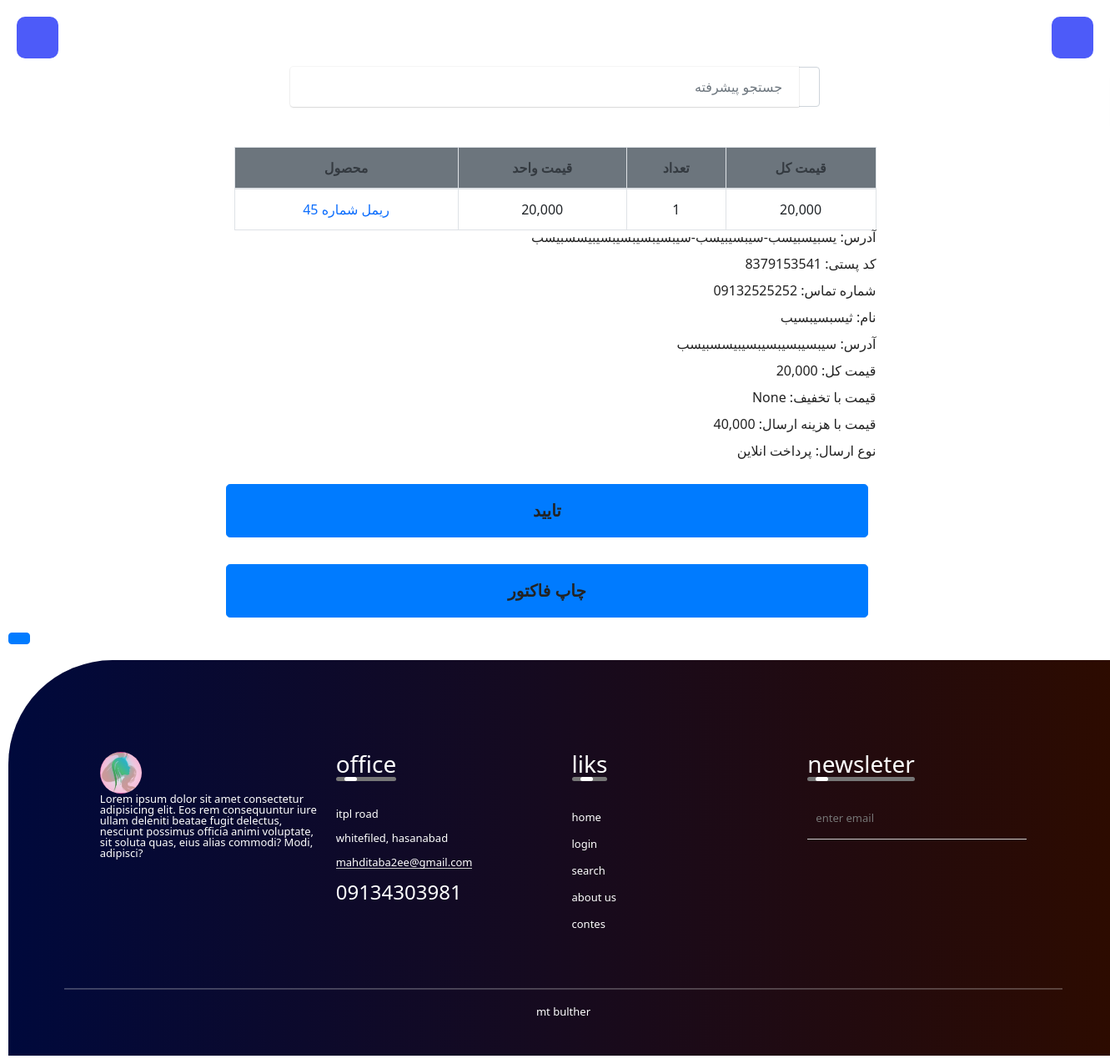
Screenshot of /Orders/orders (signed in) with the database file from the repository.
### Orders/models.py (models this page shows, shortened)
class OrderModel(models.Model):
    user=models.ForeignKey(User,on_delete=models.CASCADE,related_name='order_to_user',null=True,blank=True)
    user_view=models.ForeignKey(User,on_delete=models.CASCADE,related_name='orderview_to_user',null=True,blank=True)
    name = models.CharField(max_length=50,null=True)
    email = models.CharField(max_length=100,null=True)
    address = models.CharField(max_length=500,blank=True)
    phone = models.CharField(max_length=13,blank=True)
    ostan = models.CharField(max_length=20,null=True)
    city = models.CharField(max_length=20,null=True)
    codepsty = models.CharField(max_length=11,null=True)
    view = models.BooleanField(default=False)
    paid = models.BooleanField(default=False)
    created = models.DateTimeField(auto_now_add=True)
    updated = models.DateTimeField(auto_now=True)
    price_all = models.PositiveIntegerField(null=True)
    price_off = models.PositiveIntegerField(null=True)
    price_with_post = models.PositiveBigIntegerField(null=True)
    pay_type = models.CharField(max_length=50,null=True)
    ref_id=models.CharField(max_length=100,null=True)
    class Meta:
        ordering =('view',)

class OrderItemsModel(models.Model):
    order = models.ForeignKey(OrderModel,models.CASCADE,related_name='orderitem_to_order')
    product = models.ForeignKey(ProductModel,models.CASCADE,related_name='orderitem_to_product')
    price = models.IntegerField()
    number = models.IntegerField(default=1)
    view = models.BooleanField(default=False)
    def get_cost(self):
        return int(self.number) * int(self.price)

### Category/models.py (models this page shows, shortened)
class ProductModel(models.Model):
    category = models.ForeignKey(CategoryModel,models.CASCADE,related_name='product_to_category')
    brand = models.ForeignKey(BrandModel,models.CASCADE,related_name='product_to_brand',null=True)
    type = models.ForeignKey(TypeProductModel,models.CASCADE,related_name='product_to_type',null=True,blank=True)
    name = models.CharField(max_length=100)
    full_name = models.CharField(max_length=100)
    des = models.CharField(max_length=500)
    all_price = models.IntegerField()
    off_price = models.PositiveIntegerField(null=True,blank=True)
    color = models.JSONField(default=dict,blank=True,null=True)
    slug = models.SlugField(max_length=200,unique=True,null=True,blank=True)
    created=models.DateTimeField(auto_now_add=True)
    updated=models.DateTimeField(auto_now=True)
    available=models.BooleanField(default=True)
    like = models.ManyToManyField(User,blank=True,related_name='like_product')
    star = models.JSONField(default=dict,blank=True,null=True)
    special = models.BooleanField(default=False)
    like_count = models.IntegerField(default=0)
    def get_absoulut_url(self):
        return reverse('Category:datails',args=(self.category.slug,self.type.slug,self.brand.slug,self.slug))
    class Meta:
        ordering =('-like_count',)

### Orders/views.py (the view, shortened to what this page needs)
# urls.py: path('orders',OrderView.as_view(),name='orders'),
class OrderView(Is_Admin_User_Mixin,View):
    def get(self,request):
        self.orders = OrderModel.objects.filter(view=False)
        search = request.GET.get('search')
        orders = self.orders
        if search:
            orders =self.orders.filter(Q(id__contains=search)|Q(phone__contains=search))
        return render (request,'Orders/Orders.html',{'orders':orders})

### Accounts/authenticated.py (called while the page is built)
    def get_user(self,user_id):
        try:
            return User.objects.get(pk=user_id)
        except User.DoesNotExist:
            return None

### Accounts/models.py (called while the page is built)
    def all_like_me_count(self):
        return self.like_product.all().count()

### Category/context_processors.py (called while the page is built)
def category(request):
    all_like_me_count=0
    buys = []
    if request.session.get('cart') is not None:
            buys = shopping_cart(request)
    if request.user.is_authenticated:
        all_like_me_count = request.user.all_like_me_count()
    cart = Cart(request)
    return {'categories':CategoryModel.objects.all(),'all_like_me_count':all_like_me_count,'len_cart':cart.get_len_cart,'cart':cart,'buys':buys}

### Orders/cart.py (called while the page is built)
    @property
    def get_len_cart(self):
        return len(self.cart.keys())

### utils/utils.py (called while the page is built)
    def test_func(self):
        return  self.request.user.is_authenticated and self.request.user.is_admin

### Orders/templates/Orders/Orders.html (shortened to what this page needs)
{% extends 'base.html' %}
{% load static%}
{% load humanize %}
{% block body %}
 <div class="col-lg-6 col-6 text-right mx-auto" style="position: relative; top: 80px;">
    <form action="" method="GET">
        <div class="input-group">
            <input type="text" class="form-control" name="search" dir="rtl" placeholder="جستجو پیشرفته">
            <div class="input-group-append">
                <button type="submit" class="input-group-text bg-transparent text-primary">
                </button>
            </div>
        </div>
    </form>
</div>
<div class="container-fluid pt-5" style="position: relative; top: 80px;">
    <div class="row px-xl-5">
        {% for order in orders %}
        <div class="col-lg-8 table-responsive mb-5 orders mx-auto" id="tbl{{order.id}}">
            <table class="table table-bordered text-center mb-0" >
                <thead class="bg-secondary text-dark">
                    <tr>
                        <th>محصول</th>
                        <th>قیمت واحد</th>
                        <th>تعداد</th>
                        <th>قیمت کل</th>
                    </tr>
                </thead>
                <tbody class="align-middle">
                    {% for item in order.orderitem_to_order.all %}
                    <tr class="animate__animated animate__fadeInLeft" id="row{{c.product.id}}">
                        <td class="align-middle"><a href="{{item.product.get_absoulut_url}}">{{item.product.full_name}}</a></td>
                        <td class="align-middle">{{item.price|intcomma:False}}</td>
                        <td id="price{{c.product.id}}" class="align-middle">{{item.number}}</td>
                        <td id="price{{c.product.id}}" class="align-middle">{{item.get_cost|intcomma:False}}</td>
                    </tr>
                    {% endfor %}
                </tbody>
            </table>
            <div dir="rtl" class="text-right">
                <p >آدرس: {{order.ostan}}-{{order.city}}-{{order.address}} </p>
                <p >کد پستی: {{order.codepsty}} </p>
                <p >شماره تماس: {{order.phone}} </p>
                <p >نام: {{order.name}} </p>
                <p >آدرس: {{order.address}} </p>
                <p >قیمت کل: {{order.price_all|intcomma:False}} </p>
                <p >قیمت با تخفیف: {{order.price_off|intcomma:False}} </p>
                <p >قیمت با هزینه ارسال: {{order.price_with_post|intcomma:False}} </p>
                {% if order.pay_type == 'pay_home'%}
                     <p > نوع ارسال: تحویل درب منزل </p>
                {% elif order.pay_type == 'pay_person'%}
                <p > نوع ارسال: تحویل در مکان </p>
                {% elif order.pay_type == 'pay_online'%}
                <p > نوع ارسال: پرداخت انلاین   </p>
                {% endif %}
                <a  onclick="order_click(this)" data-id="{{order.id}}" class="btn btn-lg btn-block btn-primary font-weight-bold my-3 py-3">تایید </a>
                <a onclick="printer_order(this)" data-id="{{order.id}}" class="btn btn-lg btn-block btn-primary font-weight-bold my-3 py-3">چاپ فاکتور </a>
            </div>
            <br>
        </div>
        {% endfor %}
    </div>
</div>
<a href="#" class="btn btn-primary back-to-top"></a>
{% endblock %}

### templates/base.html (shortened to what this page needs)
{% load static %}
<!DOCTYPE html>
<html lang="fa">
<head>
  <link rel="stylesheet" href="https://cdn.jsdelivr.net/npm/bootstrap@4.2.1/dist/css/bootstrap.min.css">
  <link rel="stylesheet" href="{%static 'Category/css/assets/bootstrap/css/bootstrap-reboot.min.css'%} ">
  <link rel="stylesheet" href="{%static 'Category/css/assets/theme/css/style.css'%} ">
  <link rel="stylesheet" href="https://cdnjs.cloudflare.com/ajax/libs/animate.css/4.1.1/animate.min.css"/>
    <link rel="stylesheet" href="{%static 'base/css/base.css'%} ">
</head>
<body id="body">
<div class="boody">
{% include 'inc/navbar.html'%}
    {% block body %}
    {% endblock %}
    {% include 'inc/fother.html'%}
</div>
</body>
</html>

### templates/inc/navbar.html (shortened to what this page needs)
{% load static %}
<link rel="stylesheet" href="{% static 'base/css/navbar.css'%}">
<div class="toggle right" id="toggle_right">
</div>
<div class="toggle left" id="toggle_left">
</div>

### templates/inc/fother.html (shortened to what this page needs)
{% load static %}
<link rel="stylesheet" href="{% static 'base/css/fother.css'%}">
<footer>
    <div class="row">
        <div class="col">
            <img src="{% static 'base/images/logo.png'%}" class="logo" alt="">
            <p>Lorem ipsum dolor sit amet consectetur adipisicing elit. Eos rem consequuntur iure ullam deleniti beatae fugit delectus, nesciunt possimus officia animi voluptate, sit soluta quas, eius alias commodi? Modi, adipisci?</p>
        </div>
        <div class="col">
            <h3>office <div class="underline"><span></span></div></h3>
            <p>itpl road</p>
            <p>whitefiled, hasanabad</p>
            <p class="email">mahditaba2ee@gmail.com</p>
            <h4>09134303981</h4>
        </div>
        <div class="col">
            <h3>liks  <div class="underline"><span></span></div></h3>
            <ul>
                <li><a href="#">home</a></li>
                <li><a href="#">login</a></li>
                <li><a href="#">search</a></li>
                <li><a href="#">about us</a></li>
                <li><a href="#">contes</a></li>
            </ul>
        </div>
        <div class="col">
            <h3>newsleter  <div class="underline"><span></span></div></h3>
            <form action="">
                <input type="email" placeholder="enter email" required>
                <button type="submit"></button>
            </form>
            <div class="social-icons">
            </div>
        </div>
    </div>
    <hr>
    <p class="copyright">mt bulther</p>
</footer>

### Category/static/Category/css/assets/theme/css/style.css (style rules this page uses)
body { font-style: normal; line-height: 1.5; font-weight: 400; color: #232323; position: relative; }
button { background-color: transparent; border-color: transparent; }
section, .container, .container-fluid { position: relative; word-wrap: break-word; }
a { font-style: normal; font-weight: 400; cursor: pointer; }
a, a:hover { text-decoration: none; }
h1, h2, h3, h4, h5, h6, .display-1, .display-2, .display-4, .display-5, .display-7, span, p, a { line-height: 1; word-break: break-word; word-wrap: break-word; font-weight: 400; }
img, iframe { display: block; width: 100%; }
.btn { font-weight: 600; border-width: 1px; font-style: normal; margin: 0.6rem 0.6rem; white-space: normal; transition: all 0.2s ease-in-out; display: inline-flex; align-items: center; justify-content: center; word-break: break-word; }
.btn-lg { font-weight: 600; letter-spacing: 0px; transition: all 0.3s ease-in-out; }
[type=submit] { -webkit-appearance: none; }
.row { display: -webkit-flex; -webkit-flex-wrap: wrap; }
html, body { height: auto; min-height: 100vh; }
.form-control { background-color: #ffffff; background-clip: border-box; color: #232323; line-height: 1rem !important; height: auto; padding: 0.6rem 1.2rem; transition: border-color 0.25s ease 0s; border: 1px solid transparent !important; border-radius: 4px; box-shadow: rgba(0, 0, 0, 0.07) 0px 1px 1px 0px, rgba(0, 0, 0, 0.07) 0px 1px 3px 0px, rgba(0, 0, 0, 0.03) 0px 0px 0px 1px; }
.form-control, form .btn { min-height: 48px; }
ul, ol, pre, blockquote { margin-bottom: 2.3125rem; }
@media (min-width: 992px) { .row { margin-left: -16px; margin-right: -16px; } }
@media (min-width: 992px) { .row > [class*=col] { padding-left: 16px; padding-right: 16px; } }
@media (min-width: 768px) { .container-fluid { padding-left: 32px; padding-right: 32px; } }

### static/base/css/base.css (style rules this page uses)
body { overflow-x: hidden; }

### static/base/css/navbar.css (style rules this page uses)
* { margin: 0; padding: 0; }
.toggle { position: fixed; z-index: 105; width: 50px; height: 50px; background-color: #4d5bf9; border-radius: 10px; cursor: pointer; display: flex; justify-content: center; align-items: center; transition: 1s; }
.toggle.right { top: 20px; right: 20px; }
.toggle.left { top: 20px; left: 20px; z-index: 107; }

### static/base/css/fother.css (style rules this page uses)
* { margin: 0; padding: 0; }
footer { width: 100%; position: relative; bottom: 0; background: linear-gradient(to right ,#00093c,#2d0b00); color: #fff; padding: 100px 0 30px; border-top-left-radius: 125px; font-size: 13px; line-height: 20px; margin: 10px; margin-right: 60px; }
footer .row { width: 85%; margin: auto; display: flex; flex-wrap: wrap; align-items: flex-start; justify-content: space-between; }
footer .row .col { flex-basis: 25%; padding: 10px; }
footer .row .col:nth-child(2),footer .row .col:nth-child(3) { flex-basis: 25%; }
footer .row .col .logo { width: 50px; height: 50px; border-radius: 250px; }
footer .row .col h3 { width: fit-content; margin-bottom: 40px; position: relative; }
footer .row .col h3 .underline { width: 100%; height: 5px; background: #767676; border-radius: 3px; position: absolute; top: 30px; left: 0; overflow: hidden; }
footer .row .col h3 .underline span { width: 15px; height: 100%; background: #fff; border-radius: 3px; position: absolute; top: 0; left: 10px; animation: moving 2s linear infinite; }
footer .row .col p.email { width: fit-content; border-bottom: 1px solid #ccc; }
footer .row .col ul { padding: 0; }
footer .row .col ul li { list-style: none; margin-bottom: 12px; }
footer .row .col ul a { text-decoration: none; color: #fff; }
footer .row .col form { padding-bottom: 15px; display: flex; align-items: center; justify-content: space-between; border-bottom: 1px solid #ccc; margin-bottom: 50px; }
footer .row .col form input { width: 100%; background: transparent; color: #ccc; border: 0; outline: none; }
footer .row .col form button { background: transparent; border: 0; outline: none; cursor: pointer; }
hr { width: 90%; border: 0; border-bottom: 1px solid #ccc; margin: 20px auto; }
footer .copyright { text-align: center; }

### rows the page displays
OrderModel: ostan "یسبیسبیسب", city "سیبسیبیسب", address "سیبسیبسیبسیبسیبیسسبیسب", codepsty "8379153541", phone "09132525252", name "ثیسبسیبسیب", price_all "20,000", price_off "None", price_with_post "40,000", pay_type "نوع ارسال: پرداخت انلاین"
OrderItemsModel: product.full_name "ریمل شماره 45", price "20,000", number "1", get_cost "20,000"
